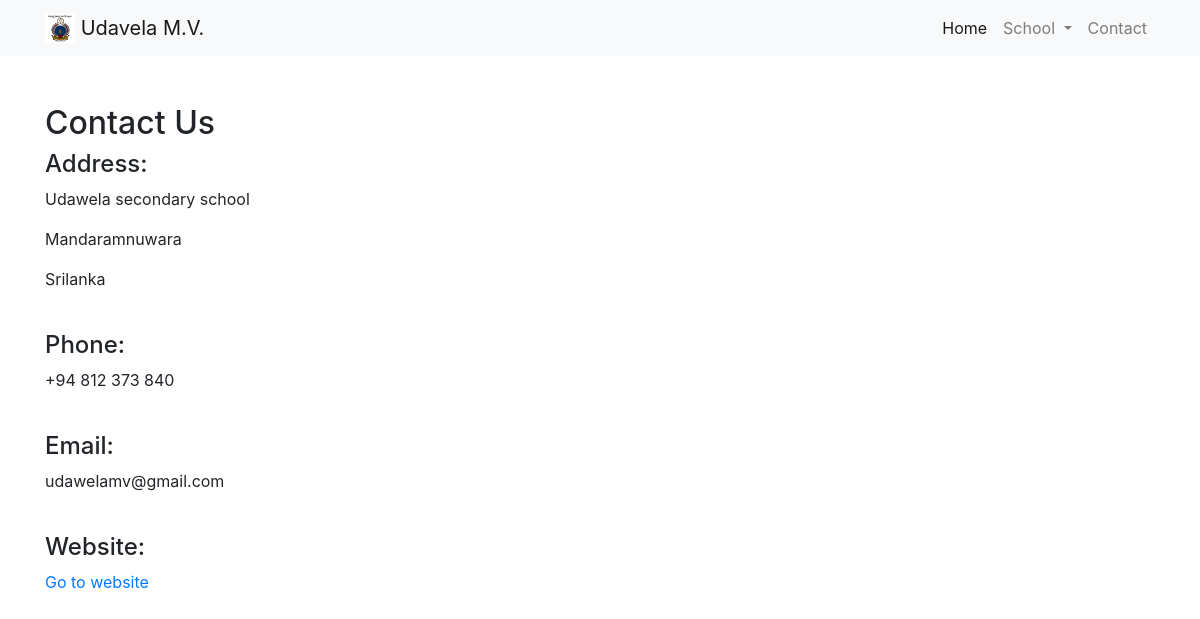
Page /contact/ on the committed database.
### sclmain/models.py (models this page shows)
class ContactDetails(models.Model):
    email = models.CharField(max_length=100)
    phone = models.CharField(max_length=15)
    facebookLink = models.CharField(max_length=1000)
    twitterLink = models.CharField(max_length=1000)
    googlePlus = models.CharField(max_length=1000)
    linkedInLink = models.CharField(max_length=1000)
    youtubeLink = models.CharField(max_length=1000)
    addressLine1 = models.CharField(max_length=100)
    addressLine2 = models.CharField(max_length=100)
    addressLine3 = models.CharField(max_length=100)
    websiteLink = models.CharField(max_length=1000)

### sclmain/views.py (the view)
# urls.py: path('contact/', views.contact,name="contact"),
def contact(request):
    contactDetails = ContactDetails.objects.first()
    context = {"contacts": contactDetails}
    return render(request, "sclmain/contactus.html", context)

### sclmain/templates/sclmain/contactus.html
{% extends 'sclmain/navbar.html' %} {% block content %}
<div class="container mt-5">
  <h2>Contact Us</h2>
  <div class="row">
    <div class="col-md-6">
      <h4>Address:</h4>
      <p>{{contacts.addressLine1}}</p>
      <p>{{contacts.addressLine2}}</p>
      <p>{{contacts.addressLine3}}</p>
      <br />
      <h4>Phone:</h4>
      <p>{{contacts.phone}}</p>
      <br />
      <h4>Email:</h4>
      <p>{{contacts.email}}</p>
      <br />
      <h4>Website:</h4>
      <a href="{{contacts.websiteLink}}">Go to website</a>
    </div>
  </div>
</div>
{% endblock %}

### rows in the picture
ContactDetails: addressLine1 "Udawela secondary school", addressLine2 "Mandaramnuwara", addressLine3 "Srilanka", phone "+94 812 373 840", email "udawelamv@gmail.com"
